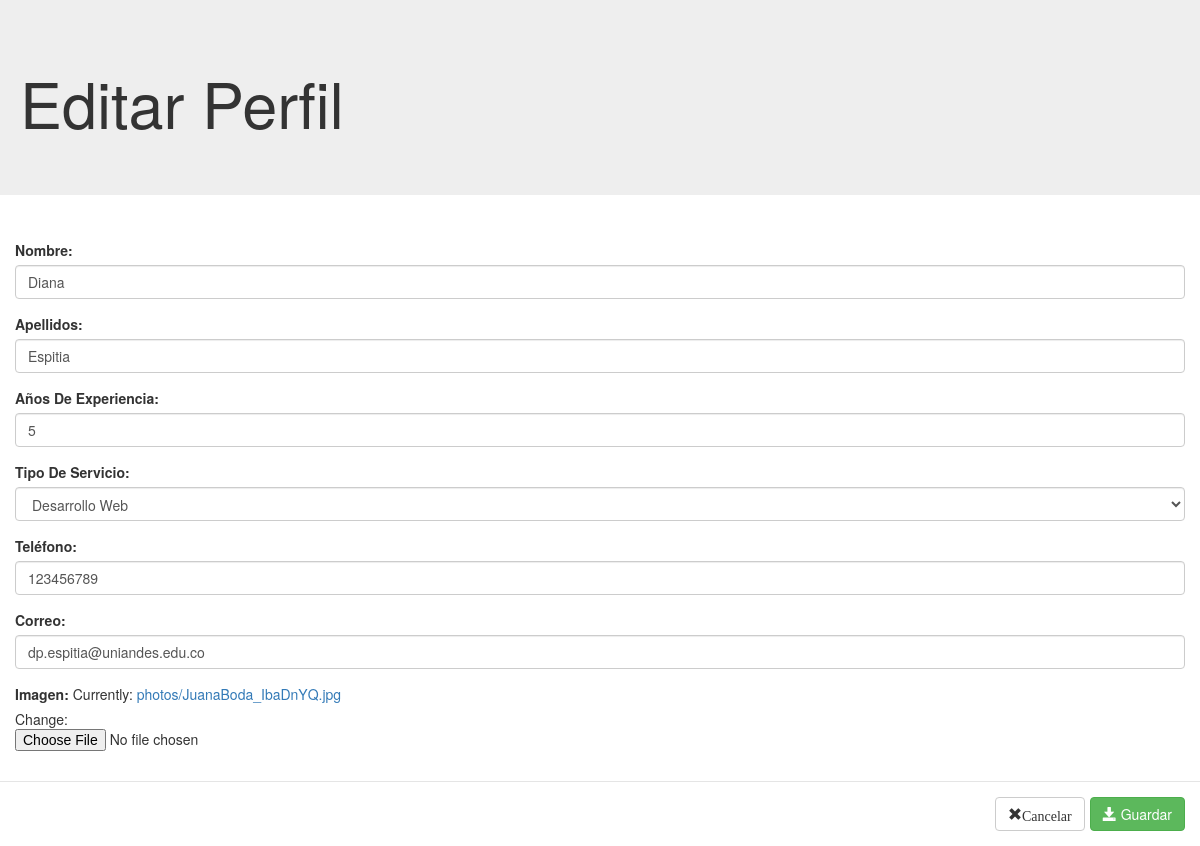
Before: /editar/2 (signed in) with the older database file.
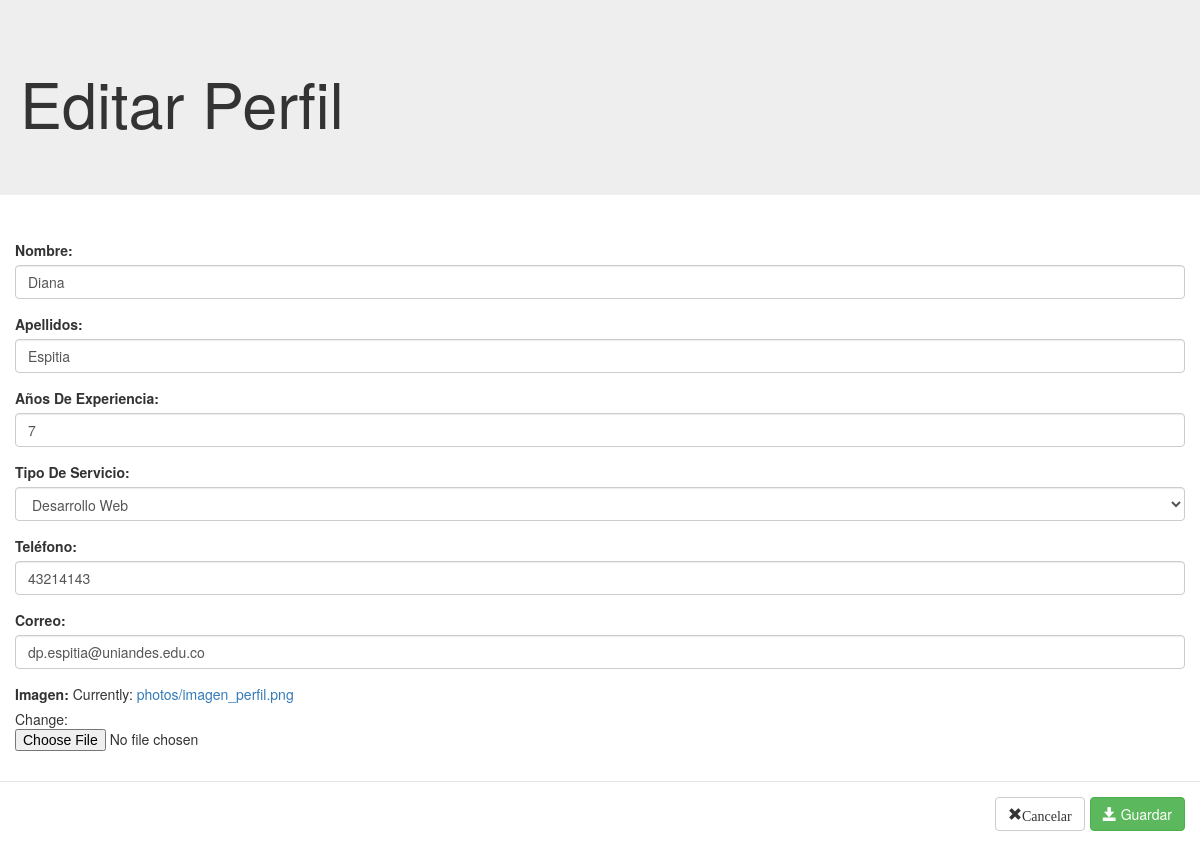
After: the same page with the newer database file.
### polls/models.py (models this page shows)
class Trabajador(models.Model):
    nombre = models.CharField(max_length=1000)
    apellidos = models.CharField(max_length=1000)
    aniosExperiencia = models.IntegerField()
    tiposDeServicio = models.ForeignKey(TiposDeServicio, null=True)
    telefono = models.CharField(max_length=1000)
    correo = models.CharField(max_length=1000)
    imagen = models.ImageField(upload_to='photos')
    usuarioId = models.OneToOneField(User, null=True)

### polls/views.py (the view)
# urls.py: url(r'^editar/(?P<idTrabajador>\d+)$', views.editar_perfil, name='editar'),
def editar_perfil(request,idTrabajador):
    trabajador=Trabajador.objects.get(usuarioId=idTrabajador)
    if request.method == 'POST':
        form_trabajador = TrabajadorForm(request.POST, request.FILES, instance=trabajador)
        if form_trabajador.is_valid():
            form_trabajador.save()
            return HttpResponseRedirect('/')
        else:
            messages.error(request, form_trabajador.errors, extra_tags="alert-danger")
    else:
        form_trabajador = TrabajadorForm(instance=trabajador)
    context = {'form_trabajador': form_trabajador}
    return render(request, 'polls/editar.html', context)

### polls/models.py (called while the page is built)
    def __str__(self):
        return self.nombre

### polls/templates/polls/editar.html (shortened to what this page needs)
<!DOCTYPE html>
<html lang="en">
<head>
    <link rel="stylesheet" href="http://maxcdn.bootstrapcdn.com/bootstrap/3.3.6/css/bootstrap.min.css" />
</head>
<body>
<div class="jumbotron" style="padding-left: 20px; height: 50%">
    <h1>Editar Perfil</h1>
</div>
{% if not user.is_authenticated %}
    <div class="container" style="padding: 5px">
        {% if user.is_authenticated and user.is_superuser %}
            <h3>Administrar</h3>
            <p>Salir del sitio e ir al módulo de administración principal del sistema en Django.</p>
            <a class="glyphicon glyphicon-exclamation-sign" href="admin" target="_blank"> Abrir</a>
        {% endif %}
    </div>
{% else %}
    <form role="form" method="post" enctype="multipart/form-data" id="editar_perfil" novalidate="novalidate">
        <div class="modal-body">
            {% for field in form_trabajador %}
                <div class="form-group">
                    {{ field.label_tag }}
                    {{ field }}
                </div>
            {% endfor %}
        </div>
        <div class="modal-footer btn-toolbar">
            <button type="submit" id="id_grabar" class="btn btn-default btn-success pull-right">
                <span class="glyphicon glyphicon-save"></span> Guardar
            </button>
            <a href="/" class="btn btn-default btn-default pull-right"><span
                    class="glyphicon glyphicon-remove">Cancelar</span></a>
        </div>
    </form>
{% endif %}
</body>
</html>

Changed rows visible on the page:
changed Trabajador "Diana": aniosExperiencia "5" → "7"; telefono "123456789" → "43214143"
Other visible differences:
text no longer shown: "Currently: photos/JuanaBoda_IbaDnYQ.jpg Change:"
text now shown: "Currently: photos/imagen_perfil.png Change:"
